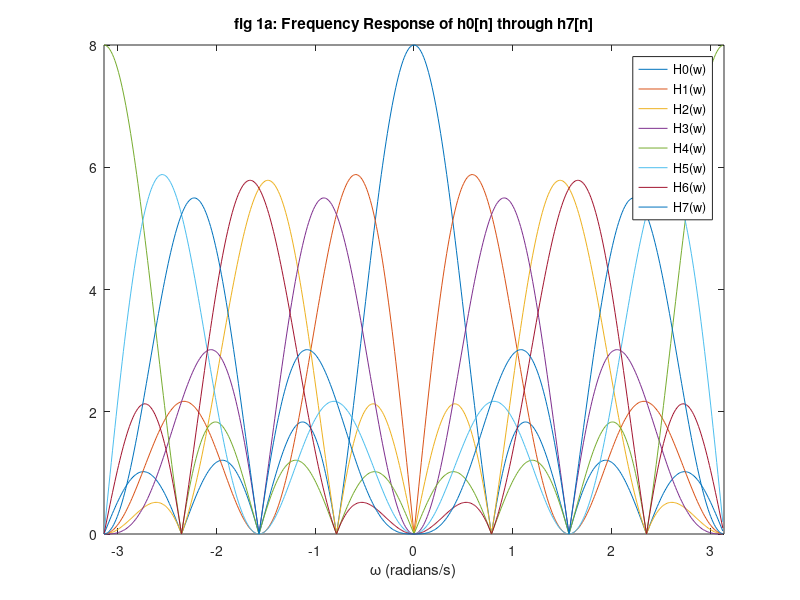
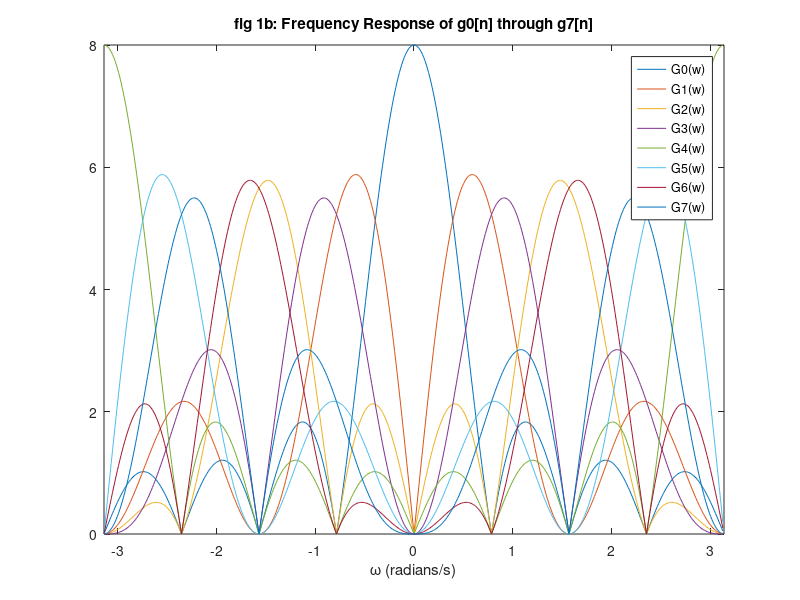
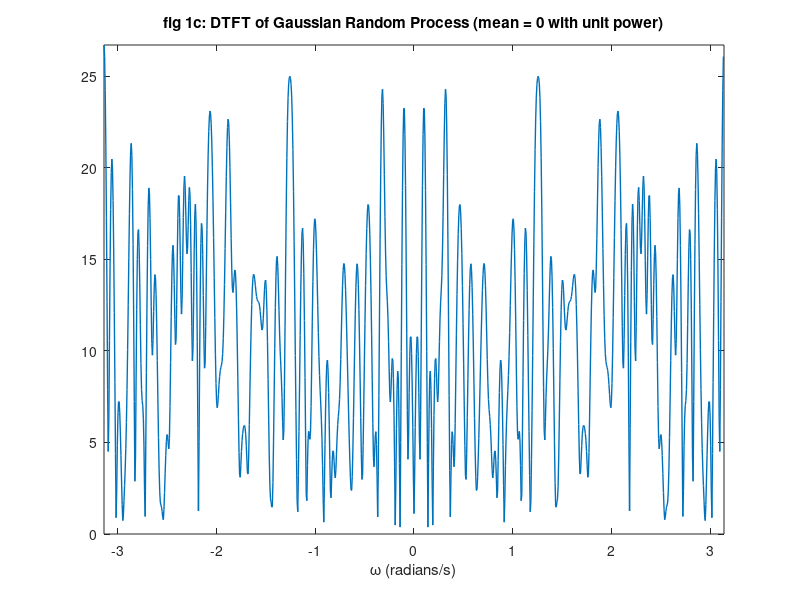
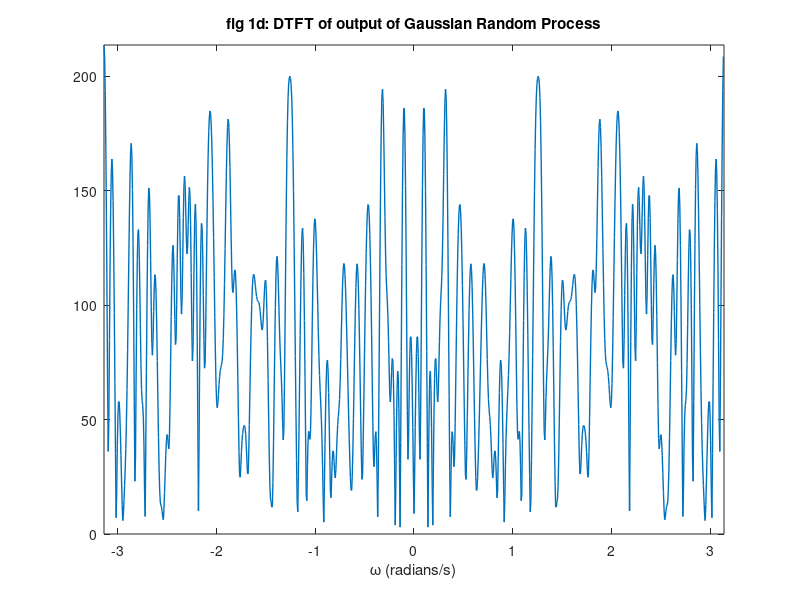

MATLAB code to generate these figures, in order:
% ECE 538 MATLAB homework 2

% Part II
% A)
% The Hadamard matrix of dimension 8 does not match matrix H in terms of
% rows and columns
clear all; close all;
x=randn(1,128);
M=8;
h0=[1 1]; h1=[1 -1];
h00=[1 0 1];   h10=[1 0 -1];
h000=[1 0 0 0 1]; h100=[1 0 0 0 -1];
H_tmp=conv(h0,h00); H(1,:)=conv(H_tmp,h000); G(1,:)=H(1,:);
H_tmp=conv(h0,h00); H(2,:)=conv(H_tmp,h100); G(2,:)=-H(2,:);
H_tmp=conv(h0,h10); H(3,:)=conv(H_tmp,h000); G(3,:)=-H(3,:);
H_tmp=conv(h0,h10); H(4,:)=conv(H_tmp,h100); G(4,:)=H(4,:);
H_tmp=conv(h1,h00); H(5,:)=conv(H_tmp,h000); G(5,:)=-H(5,:);
H_tmp=conv(h1,h00); H(6,:)=conv(H_tmp,h100); G(6,:)=H(6,:);
H_tmp=conv(h1,h10); H(7,:)=conv(H_tmp,h000); G(7,:)=H(7,:);
H_tmp=conv(h1,h10); H(8,:)=conv(H_tmp,h100); G(8,:)=-H(8,:);
% i)   Please see attached for figure 1a)
for ind=1:M
hf(ind,:)=abs(fftshift(fft(H(ind,:),512)));
end
domega=2*pi/512;
omega=-pi:domega:pi-domega;
figure(1);
plot(omega,hf(1,:),omega,hf(2,:), ...
     omega,hf(3,:),omega,hf(4,:), ...
     omega,hf(5,:),omega,hf(6,:), ...
     omega,hf(7,:),omega,hf(8,:));
axis([-pi pi 0 max(hf(1,:))])
legend('H0(w)','H1(w)','H2(w)','H3(w)','H4(w)','H5(w)','H6(w)','H7(w)');
title('fig 1a: Frequency Response of h0[n] through h7[n]');
xlabel('\omega (radians/s)');
% ii)  Please see attached for figure 1b)
for ind=1:M
gf(ind,:)=abs(fftshift(fft(G(ind,:),512)));
end
domega=2*pi/512;
omega=-pi:domega:pi-domega;
figure(2);
plot(omega,gf(1,:),omega,gf(2,:), ...
     omega,gf(3,:),omega,gf(4,:), ...
     omega,gf(5,:),omega,gf(6,:), ...
     omega,gf(7,:),omega,gf(8,:));
axis([-pi pi 0 max(gf(1,:))])
legend('G0(w)','G1(w)','G2(w)','G3(w)','G4(w)','G5(w)','G6(w)','G7(w)');
title('fig 1b: Frequency Response of g0[n] through g7[n]');
xlabel('\omega (radians/s)');
% iii)
% H*H' =
%	8     0     0     0     0     0     0     0
%	0     8     0     0     0     0     0     0
%	0     0     8     0     0     0     0     0
%	0     0     0     8     0     0     0     0 
%	0     0     0     0     8     0     0     0
%	0     0     0     0     0     8     0     0
%	0     0     0     0     0     0     8     0
%	0     0     0     8     0     0     0     8	Table 1
% iv) Please see attached figure 1c)
% v)  Please see attached figure 1d)
for m=1:M;
W(m,:)=conv(x,H(m,:));
X(m,:)=W(m,1:M:length(W(m,:)));
end
for m=1:M;
Z(m,:)=zeros(1,M*length(X(m,:)));
Z(m,1:M:length(Z(m,:)))=X(m,:);
Y(m,:)=conv(Z(m,:),G(m,:));
end
y=zeros(1,length(Y(1,:)));
for m=1:M;
y=y+Y(m,:);
end
domega=2*pi/1024;
omega=-pi:domega:pi-domega;
yf1=abs(fftshift(fft(x,1024)));
yf2=abs(fftshift(fft(y,1024)));
figure(3);
plot(omega,yf1,'Linewidth',1)
axis([-pi pi 0 max(yf1)])
title('fig 1c: DTFT of Gaussian Random Process (mean = 0 with unit power)');
xlabel('\omega (radians/s)');
figure(4);
plot(omega,yf2,'Linewidth',1)
axis([-pi pi 0 max(yf2)])
title('fig 1d: DTFT of output of Gaussian Random Process');
xlabel('\omega (radians/s)');

% B)
N=16; beta=0.35;
n=-N:(N-1);
n=n+0.5;
h=2*beta*cos((1+beta)*pi*n/2)./(pi*(1-4*beta^2*n.^2));
h=h+sin((1-beta)*pi*n/2)./(pi*(n-4*beta^2*n.^3));
M=8;
h0=h;
h1=(-1).^(0:(length(n)-1)).*h; 
h00=zeros(1,2*length(h)); h10=h00;
h00(1,1:2:length(h00))=h0;
h10(1,1:2:length(h10))=h1;
h000=zeros(1,4*length(h)); h100=h000;
h000(1,1:4:length(h000))=h0;
h100(1,1:4:length(h100))=h1;
H_tmp=conv(h0,h00); H_b(1,:)=conv(H_tmp,h000); G_b(1,:)=H_b(1,:);
H_tmp=conv(h0,h00); H_b(2,:)=conv(H_tmp,h100); G_b(2,:)=-H_b(2,:);
H_tmp=conv(h0,h10); H_b(3,:)=conv(H_tmp,h000); G_b(3,:)=-H_b(3,:);
H_tmp=conv(h0,h10); H_b(4,:)=conv(H_tmp,h100); G_b(4,:)=H_b(4,:);
H_tmp=conv(h1,h00); H_b(5,:)=conv(H_tmp,h000); G_b(5,:)=-H_b(5,:);
H_tmp=conv(h1,h00); H_b(6,:)=conv(H_tmp,h100); G_b(6,:)=H_b(6,:);
H_tmp=conv(h1,h10); H_b(7,:)=conv(H_tmp,h000); G_b(7,:)=H_b(7,:);
H_tmp=conv(h1,h10); H_b(8,:)=conv(H_tmp,h100); G_b(8,:)=-H_b(8,:);
% i)   Please see attached for figure 2a)
for ind=1:M
hf(ind,:)=abs(fftshift(fft(H_b(ind,:),512)));
end
domega=2*pi/512;
omega=-pi:domega:pi-domega;
figure(5);
plot(omega,hf(1,:),omega,hf(2,:), ...
     omega,hf(3,:),omega,hf(4,:), ...
     omega,hf(5,:),omega,hf(6,:), ...
     omega,hf(7,:),omega,hf(8,:));
axis([-pi pi 0 max(hf(1,:))])
legend('H0(w)','H1(w)','H2(w)','H3(w)','H4(w)','H5(w)','H6(w)','H7(w)');
title('fig 2a: Frequency Response of h0[n] through h7[n]');
xlabel('\omega (radians/s)');
% ii)  Please see attached for figure 2b)
for ind=1:M
gf(ind,:)=abs(fftshift(fft(G_b(ind,:),512)));
end
domega=2*pi/512;
omega=-pi:domega:pi-domega;
figure(6);
plot(omega,gf(1,:),omega,gf(2,:), ...
     omega,gf(3,:),omega,gf(4,:), ...
     omega,gf(5,:),omega,gf(6,:), ...
     omega,gf(7,:),omega,gf(8,:));
axis([-pi pi 0 max(gf(1,:))])
legend('G0(w)','G1(w)','G2(w)','G3(w)','G4(w)','G5(w)','G6(w)','G7(w)');
title('fig 2b: Frequency Response of g0[n] through g7[n]');
xlabel('\omega (radians/s)');
% iii)
% H_b*H_b' =
%    0.1250    0.0000    0.0000    0.0000    0.0000    0.0000   -0.0000   -0.0000
%    0.0000    0.1250   -0.0000    0.0000    0.0000    0.0000    0.0000    0.0000
%    0.0000   -0.0000    0.1250    0.0000   -0.0000    0.0000    0.0000    0.0000
%    0.0000    0.0000    0.0000    0.1249   -0.0000    0.0000    0.0000    0.0000
%    0.0000    0.0000   -0.0000   -0.0000    0.1250    0.0000    0.0000    0.0000
%    0.0000    0.0000    0.0000    0.0000    0.0000    0.1250   -0.0000    0.0000
%   -0.0000    0.0000    0.0000    0.0000    0.0000   -0.0000    0.1250    0.0000
%   -0.0000    0.0000    0.0000    0.0000    0.0000    0.0000    0.0000    0.1249
%									  Table 2	
% iv) Please see attached figure 2c)
% v)  Please see attached figure 2d)
for m=1:M;
W_b(m,:)=conv(x,H_b(m,:));
X_b(m,:)=W_b(m,1:M:length(W_b(m,:)));
end
for m=1:M;
Z_b(m,:)=zeros(1,M*length(X_b(m,:)));
Z_b(m,1:M:length(Z_b(m,:)))=X_b(m,:);
Y_b(m,:)=conv(Z_b(m,:),G_b(m,:));
end
y_b=zeros(1,length(Y_b(1,:)));
for m=1:M;
y_b=y_b+Y_b(m,:);
end
domega=2*pi/1024;
omega=-pi:domega:pi-domega;
yf1=abs(fftshift(fft(x,1024)));
yf2=M*abs(fftshift(fft(y_b,1024)));
figure(7);
plot(omega,yf1,'Linewidth',1)
axis([-pi pi 0 max(yf1)])
title('fig 2c: DTFT of Gaussian Random Process (mean = 0 with unit power)');
xlabel('\omega (radians/s)');
figure(8);
plot(omega,yf2,'Linewidth',1)
axis([-pi pi 0 max(yf2)])
title('fig 2d: DTFT of output of Gaussian Random Process');
xlabel('\omega (radians/s)');

% C)
N=24; beta=0.1;
n=-N:(N-1);
n=n+0.5;
h=2*beta*cos((1+beta)*pi*n/2)./(pi*(1-4*beta^2*n.^2));
h=h+sin((1-beta)*pi*n/2)./(pi*(n-4*beta^2*n.^3));
M=8;
h0=h;
h1=(-1).^(0:(length(n)-1)).*h; 
h00=zeros(1,2*length(h)); h10=h00;
h00(1,1:2:length(h00))=h0;
h10(1,1:2:length(h10))=h1;
h000=zeros(1,4*length(h)); h100=h000;
h000(1,1:4:length(h000))=h0;
h100(1,1:4:length(h100))=h1;
H_tmp=conv(h0,h00); H_c(1,:)=conv(H_tmp,h000); G_c(1,:)=H_c(1,:);
H_tmp=conv(h0,h00); H_c(2,:)=conv(H_tmp,h100); G_c(2,:)=-H_c(2,:);
H_tmp=conv(h0,h10); H_c(3,:)=conv(H_tmp,h000); G_c(3,:)=-H_c(3,:);
H_tmp=conv(h0,h10); H_c(4,:)=conv(H_tmp,h100); G_c(4,:)=H_c(4,:);
H_tmp=conv(h1,h00); H_c(5,:)=conv(H_tmp,h000); G_c(5,:)=-H_c(5,:);
H_tmp=conv(h1,h00); H_c(6,:)=conv(H_tmp,h100); G_c(6,:)=H_c(6,:);
H_tmp=conv(h1,h10); H_c(7,:)=conv(H_tmp,h000); G_c(7,:)=H_c(7,:);
H_tmp=conv(h1,h10); H_c(8,:)=conv(H_tmp,h100); G_c(8,:)=-H_c(8,:);
% i)   Please see attached for figure 3a)
for ind=1:M
hf(ind,:)=abs(fftshift(fft(H_c(ind,:),512)));
end
domega=2*pi/512;
omega=-pi:domega:pi-domega;
figure(9);
plot(omega,hf(1,:),omega,hf(2,:), ...
     omega,hf(3,:),omega,hf(4,:), ...
     omega,hf(5,:),omega,hf(6,:), ...
     omega,hf(7,:),omega,hf(8,:));
axis([-pi pi 0 max(hf(1,:))])
legend('H0(w)','H1(w)','H2(w)','H3(w)','H4(w)','H5(w)','H6(w)','H7(w)');
title('fig 3a: Frequency Response of h0[n] through h7[n]');
xlabel('\omega (radians/s)');
% ii)  Please see attached for figure 3b)
for ind=1:M
gf(ind,:)=abs(fftshift(fft(G_c(ind,:),512)));
end
domega=2*pi/512;
omega=-pi:domega:pi-domega;
figure(10);
plot(omega,gf(1,:),omega,gf(2,:), ...
     omega,gf(3,:),omega,gf(4,:), ...
     omega,gf(5,:),omega,gf(6,:), ...
     omega,gf(7,:),omega,gf(8,:));
axis([-pi pi 0 max(gf(1,:))])
legend('G0(w)','G1(w)','G2(w)','G3(w)','G4(w)','G5(w)','G6(w)','G7(w)');
title('fig 3b: Frequency Response of g0[n] through g7[n]');
xlabel('\omega (radians/s)');
% iii)
% H_c*H_c' =
%    0.1250   -0.0000   -0.0000    0.0000    0.0000    0.0000   -0.0000   -0.0000
%   -0.0000    0.1250   -0.0000   -0.0000    0.0000    0.0000    0.0000    0.0000
%   -0.0000   -0.0000    0.1250   -0.0000   -0.0000    0.0000   -0.0000   -0.0000
%    0.0000   -0.0000   -0.0000    0.1249   -0.0000    0.0000   -0.0000    0.0000
%    0.0000    0.0000   -0.0000   -0.0000    0.1250   -0.0000   -0.0000    0.0000
%    0.0000    0.0000    0.0000    0.0000   -0.0000    0.1250   -0.0000   -0.0000
%   -0.0000    0.0000   -0.0000   -0.0000   -0.0000   -0.0000    0.1250   -0.0000
%   -0.0000    0.0000   -0.0000    0.0000    0.0000   -0.0000   -0.0000    0.1249
%									  Table 3
% iv) Please see attached figure 2c)
% v)  Please see attached figure 2d)
for m=1:M;
W_c(m,:)=conv(x,H_c(m,:));
X_c(m,:)=W_c(m,1:M:length(W_c(m,:)));
end
for m=1:M;
Z_c(m,:)=zeros(1,M*length(X_c(m,:)));
Z_c(m,1:M:length(Z_c(m,:)))=X_c(m,:);
Y_c(m,:)=conv(Z_c(m,:),G_c(m,:));
end
y_c=zeros(1,length(Y_c(1,:)));
for m=1:M;
y_c=y_c+Y_c(m,:);
end
domega=2*pi/1024;
omega=-pi:domega:pi-domega;
yf1=abs(fftshift(fft(x,1024)));
yf2=M*abs(fftshift(fft(y_c,1024)));
figure(11);
plot(omega,yf1,'Linewidth',1)
axis([-pi pi 0 max(yf1)])
title('fig 3c: DTFT of Gaussian Random Process (mean = 0 with unit power)');
xlabel('\omega (radians/s)');
figure(12);
plot(omega,yf2,'Linewidth',1)
axis([-pi pi 0 max(yf2)])
title('fig 3d: DTFT of output of Gaussian Random Process');
xlabel('\omega (radians/s)');

% D)
h0_d=[1 i]; h1_d=[1 -i];
h00_d=[1 0 i];   h10_d=[1 0 -i];
h000_d=[1 0 0 0 i]; h100_d=[1 0 0 0 -i];
H_tmp=conv(h0_d,h00_d); H_d(1,:)=conv(H_tmp,h000_d); G_d(1,:)=H_d(1,:);
H_tmp=conv(h0_d,h00_d); H_d(2,:)=conv(H_tmp,h100_d); G_d(2,:)=-H_d(2,:);
H_tmp=conv(h0_d,h10_d); H_d(3,:)=conv(H_tmp,h000_d); G_d(3,:)=-H_d(3,:);
H_tmp=conv(h0_d,h10_d); H_d(4,:)=conv(H_tmp,h100_d); G_d(4,:)=H_d(4,:);
H_tmp=conv(h1_d,h00_d); H_d(5,:)=conv(H_tmp,h000_d); G_d(5,:)=-H_d(5,:);
H_tmp=conv(h1_d,h00_d); H_d(6,:)=conv(H_tmp,h100_d); G_d(6,:)=H_d(6,:);
H_tmp=conv(h1_d,h10_d); H_d(7,:)=conv(H_tmp,h000_d); G_d(7,:)=H_d(7,:);
H_tmp=conv(h1_d,h10_d); H_d(8,:)=conv(H_tmp,h100_d); G_d(8,:)=-H_d(8,:);
% i)   Please see attached for figure 4a)
for ind=1:M
hf(ind,:)=abs(fftshift(fft(H_d(ind,:),512)));
end
domega=2*pi/512;
omega=-pi:domega:pi-domega;
figure(13);
plot(omega,hf(1,:),omega,hf(2,:), ...
     omega,hf(3,:),omega,hf(4,:), ...
     omega,hf(5,:),omega,hf(6,:), ...
     omega,hf(7,:),omega,hf(8,:));
axis([-pi pi 0 max(hf(1,:))])
legend('H0(w)','H1(w)','H2(w)','H3(w)','H4(w)','H5(w)','H6(w)','H7(w)');
title('fig 4a: Frequency Response of h0[n] through h7[n]');
xlabel('\omega (radians/s)');
% ii)  Please see attached for figure 4b)
for ind=1:M
gf(ind,:)=abs(fftshift(fft(G_d(ind,:),512)));
end
domega=2*pi/512;
omega=-pi:domega:pi-domega;
figure(14);
plot(omega,gf(1,:),omega,gf(2,:), ...
     omega,gf(3,:),omega,gf(4,:), ...
     omega,gf(5,:),omega,gf(6,:), ...
     omega,gf(7,:),omega,gf(8,:));
axis([-pi pi 0 max(gf(1,:))])
legend('G0(w)','G1(w)','G2(w)','G3(w)','G4(w)','G5(w)','G6(w)','G7(w)');
title('fig 4b: Frequency Response of g0[n] through g7[n]');
xlabel('\omega (radians/s)');
% iii)
% H*H' =
%       8     0     0     0     0     0     0     0
%       0     8     0     0     0     0     0     0
%       0     0     8     0     0     0     0     0
%       0     0     0     8     0     0     0     0 
%       0     0     0     0     8     0     0     0
%       0     0     0     0     0     8     0     0
%       0     0     0     0     0     0     8     0
%       0     0     0     8     0     0     0     8     Table 4
% iv) Please see attached figure 4c)
% v)  Please see attached figure 4d)
for m=1:M;
W_d(m,:)=conv(x,H_d(m,:));
X_d(m,:)=W_d(m,1:M:length(W_d(m,:)));
end
for m=1:M;
Z_d(m,:)=zeros(1,M*length(X_d(m,:)));
Z_d(m,1:M:length(Z_d(m,:)))=X_d(m,:);
Y_d(m,:)=conv(Z_d(m,:),G_d(m,:));
end
y_d=zeros(1,length(Y_d(1,:)));
for m=1:M;
y_d=y_d+Y_d(m,:);
end
domega=2*pi/1024;
omega=-pi:domega:pi-domega;
yf1=abs(fftshift(fft(x,1024)));
yf2=abs(fftshift(fft(y_d,1024)));
figure(15);
plot(omega,yf1,'Linewidth',1)
axis([-pi pi 0 max(yf1)])
title('fig 4c: DTFT of Gaussian Random Process (mean = 0 with unit power)');
xlabel('\omega (radians/s)');
figure(16);
plot(omega,yf2,'Linewidth',1)
axis([-pi pi 0 max(yf2)])
title('fig 4d: DTFT of output of Gaussian Random Process');
xlabel('\omega (radians/s)');

% Observations & Conclusion:
% With N-channel PR filter banks, the original signal could be reconstructed
% perfertly at the output of the filters. With two-tap halfband filter and
% tree structure, the magnitudes at the output of the filters do not agree
% with the original inputs since the two-tap filters are not constructed nicely
% to scale down the magnited at the synthesis side. However, with a raise-
% cosine halfband filter and tree structure, the magnitudes at the output of the
% filters match the original input.
